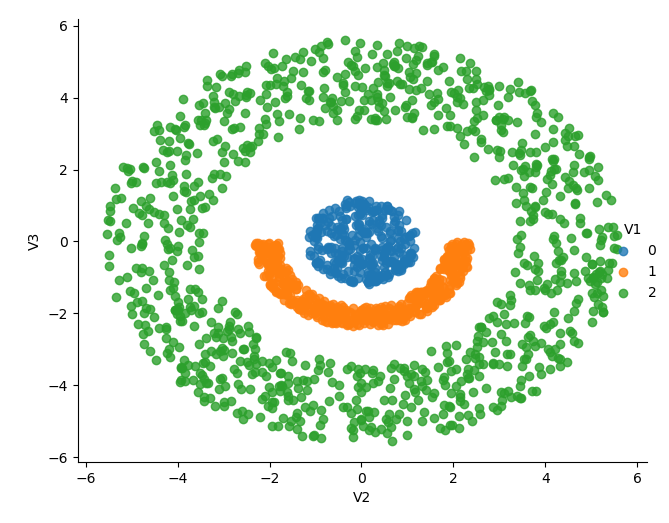

Write the Python code that produced this figure.
import pandas as pd
import numpy as np
import matplotlib.pyplot as plt
import seaborn as sns
from sklearn.preprocessing import scale
from sklearn.decomposition import PCA
from sklearn.discriminant_analysis import LinearDiscriminantAnalysis
from scipy import stats
from IPython.display import display, HTML

# figures inline in notebook %matplotlib inline

np.set_printoptions(suppress=True)

DISPLAY_MAX_ROWS = 20  # number of max rows to print for a DataFrame
pd.set_option('display.max_rows', DISPLAY_MAX_ROWS)

data = pd.read_csv("/home/mahima/IANNECJ_MAHIMA/synthetic/synthetic_data/linearlySeparableData/group1/final.txt", header=None)
data.columns = ["V"+str(i) for i in range(1, len(data.columns)+1)]  # rename column names to be similar to R naming convention
data.V1 = data.V1.astype(float)
#print(type(data.V1))
X = data.loc[:, "V2":]  # independent variables data
y = data.V1  # dependednt variable data

sns.lmplot("V2", "V3", data, hue="V1", fit_reg=False);
plt.tight_layout()
plt.show()
